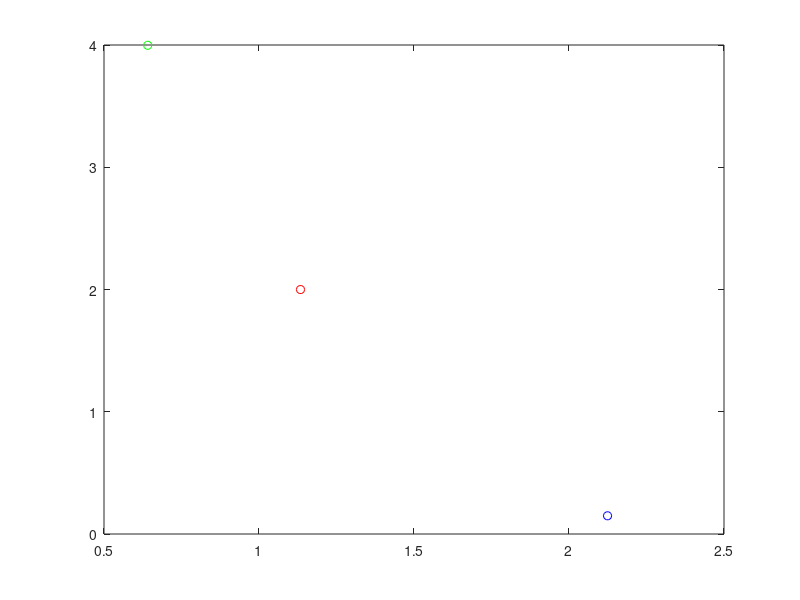

Here is the MATLAB script that generated this plot: (Note: this script raises an error after producing the figure.)
% Generacion del triangulo (solo para pruebas
close all
P1=[rand*5,rand*5]
P2=[rand*5,rand*5]
P3=[rand*5,rand*5]



figure;
plot(P1(1),P1(2),'ro')
hold on
plot(P2(1),P2(2),'bo')
hold on
plot(P3(1),P3(2),'go')
hold on
% Eleccion de regla
regla=input('Derecha (0) o izquierda(1)? ')
% Eleccion de que dispositivo sera la referencia
flag=1
% Calculo de distancias (con el trinagulo generado
d12=sqrt((P2(1)-P1(1))^2+(P2(2)-P1(2))^2)    %distancia entre P1 y P2
d13=sqrt((P3(1)-P1(1))^2+(P3(2)-P1(2))^2)     % distancia entre P1 y P3
d23=sqrt((P3(1)-P2(1))^2+(P3(2)-P2(2))^2)     %distancia entre P2 y P3
% estas distancias se obtendran de las placas, se caculan en este caso para
% comprobar el funcionamiento del codigo 
a=d12;
b=d13;
c=d23;
area=0.25*sqrt((a+b+c)*(-a+b+c)*(a-b+c)*(a+b-c))
% Posicionamiento relativo 
[P1r,P2r,P3r]=FuncionPosicionamiento(d12,d13,d23,flag,area,regla)

plot(P1r(1),P1r(2),'r*')
hold on
plot(P2r(1),P2r(2),'b*')
hold on
plot(P3r(1),P3r(2),'g*')


d12r=sqrt((P2r(1)-P1r(1))^2+(P2r(2)-P1r(2))^2)    %distancia realativa entre P1 y P2
d13r=sqrt((P3r(1)-P1r(1))^2+(P3r(2)-P1r(2))^2)     % distancia relativa entre P1 y P3
d23r=sqrt((P3r(1)-P2r(1))^2+(P3r(2)-P2r(2))^2)     %distancia relativa entre P2 y P3
a=d12r;
b=d13r;
c=d23r;
arear=0.25*sqrt((a+b+c)*(-a+b+c)*(a-b+c)*(a+b-c))

d12-d12r
d13-d13r
d23-d23r
area-arear